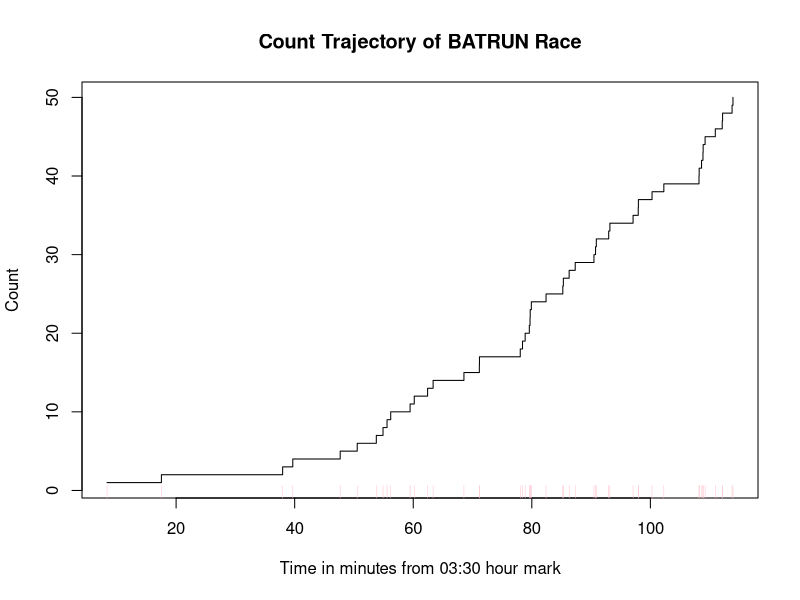
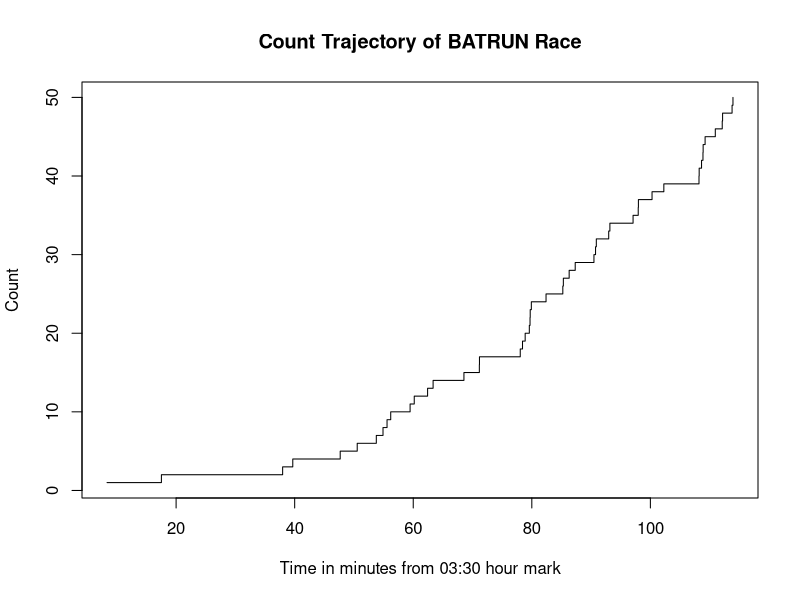

These charts were generated, in order, by the following R code:
## ---- chunk 1
knitr::opts_chunk$set(echo = TRUE)
library(stats)
## ---- chunk 2
rm(list = ls())
dat = read.table("BatRun Data 2.txt", h = TRUE)

#dat$Sn
# Plot the count trajectory and place tick marks for the arrivals
plot(dat$Pos~dat$Sn, type='s', xlab = "Time in minutes from 03:30 hour mark", ylab = "Count", main = "Count Trajectory of BATRUN Race")
rug(dat$Sn, side=1, col="pink")

## ---- chunk 3

# fixed n mode (ie n=50, not looking at a fixed window)
mvf_1    = function(v,pars)
{
		beta = pars
		mvf = ((1/(beta[2])) * exp(beta[1])) * (exp(beta[2]*t) - 1)
	  return(mvf)
}

min_likelihood_1 = function(pars)
{
	  beta  = pars
	  s <- dat$Sn
	  intensity = exp(beta[1]+beta[2]*s)
	  value =  sum(log(intensity)) - mvf_1(max(s), beta)
	  return(-value)
}

mvf_2    = function(v,pars)
{
    rho = pars
	  beta = c(exp(rho[1]), exp(rho[2]))
	  K     =  sqrt(pi/beta[2])
# limits 
	  upper = (v-beta[1]) * sqrt(2*beta[2])
	  lower = -beta[1] * sqrt(2*beta[2])
	  mvf = K * (pnorm(upper) - pnorm(lower))
	  
	  return(mvf)
}

min_likelihood_2 = function(pars)
{
	 rho = pars 
	 s <- dat$Sn
  beta  = c(exp(rho[1]), exp(rho[2]))
  intensity = exp(-beta[1]^2*beta[2] +2*beta[1]*s -beta[2]*s^2)
	  value =  sum(log(intensity)) - mvf_2(max(s),)
	  return(-value)
}

## ---- chunk 4
#res_opt_1 = nlm(min_likelihood_1, rep(0,50))
#res_opt_2 = nlm()
#M1  = c()#beta hat here, #AIC here
#M2  = c()#beta hat here, #AIC here
#tab = cbind(M1,M2)
#rownames(tab) = c('beta[1]','beta[2]','AIC')
#colnames(tab) = c('Model 1','Model 2')
#tab
## ---- chunk 5

#tt = 
#E1 = 
#E2 = 

plot(dat$Pos~dat$Sn, type='s', xlab = "Time in minutes from 03:30 hour mark", ylab = "Count", main = "Count Trajectory of BATRUN Race")

## ---- chunk 6
#forecast = 
#forecast
